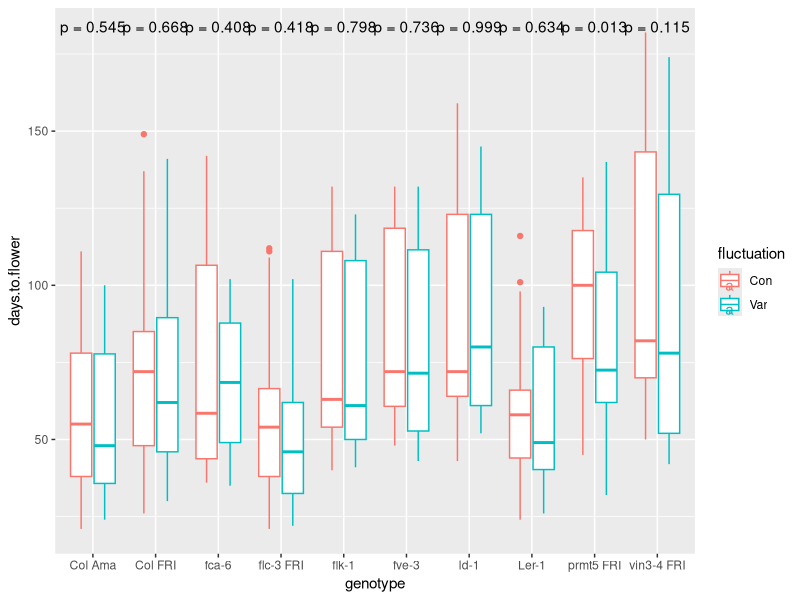
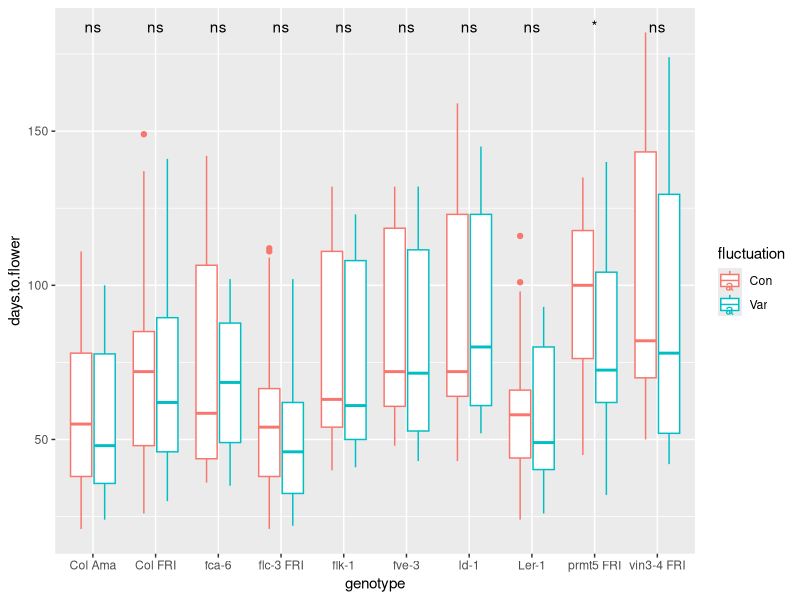
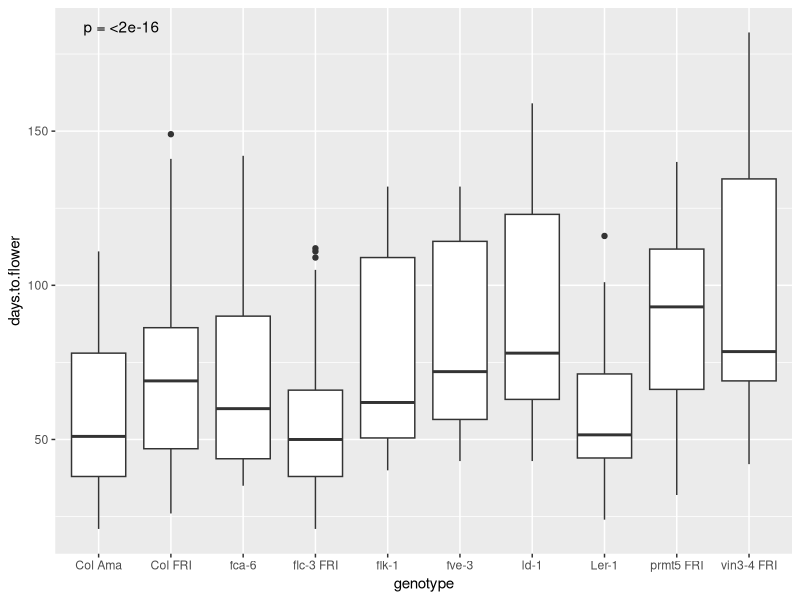
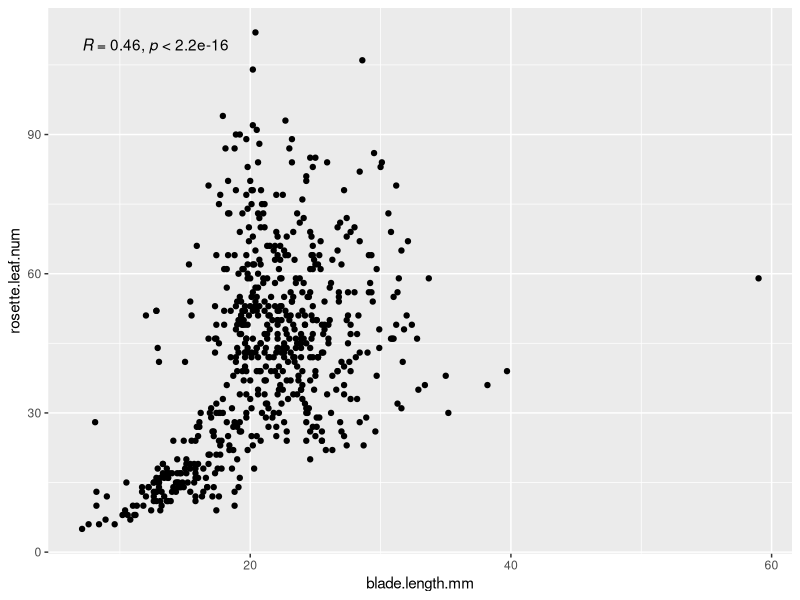
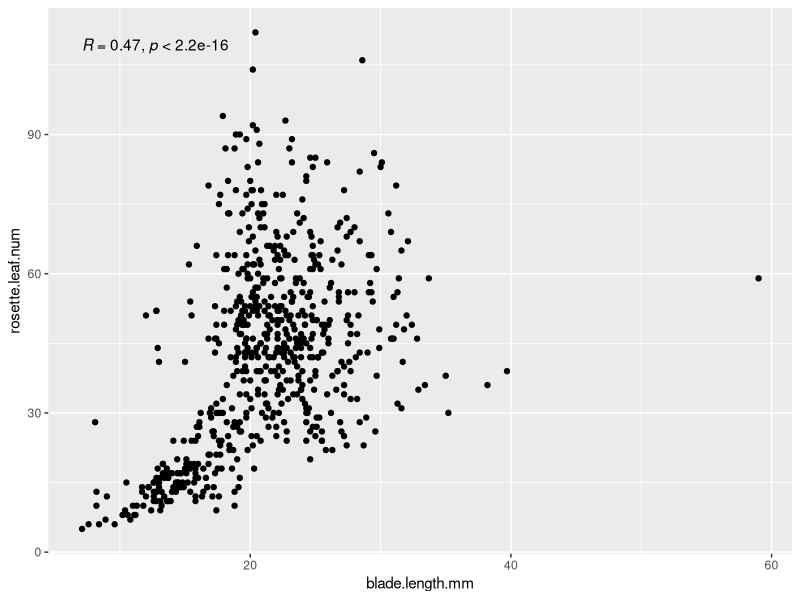
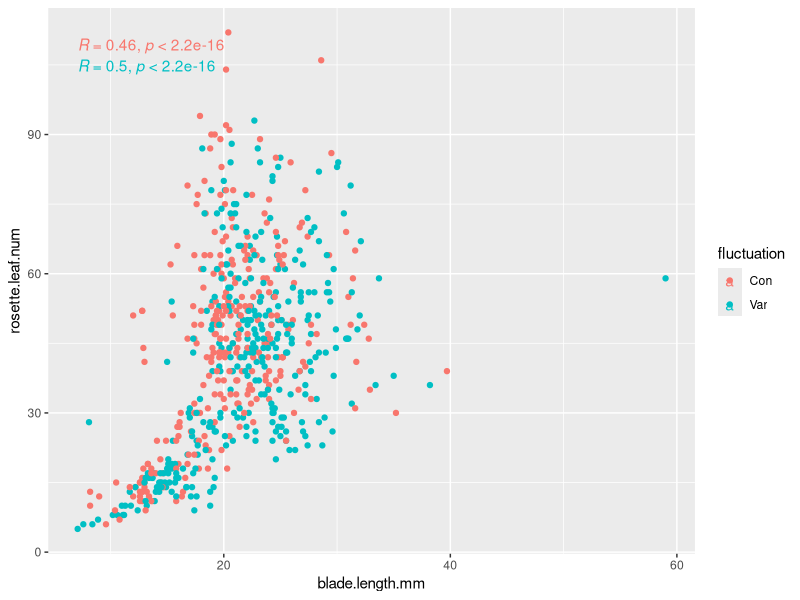
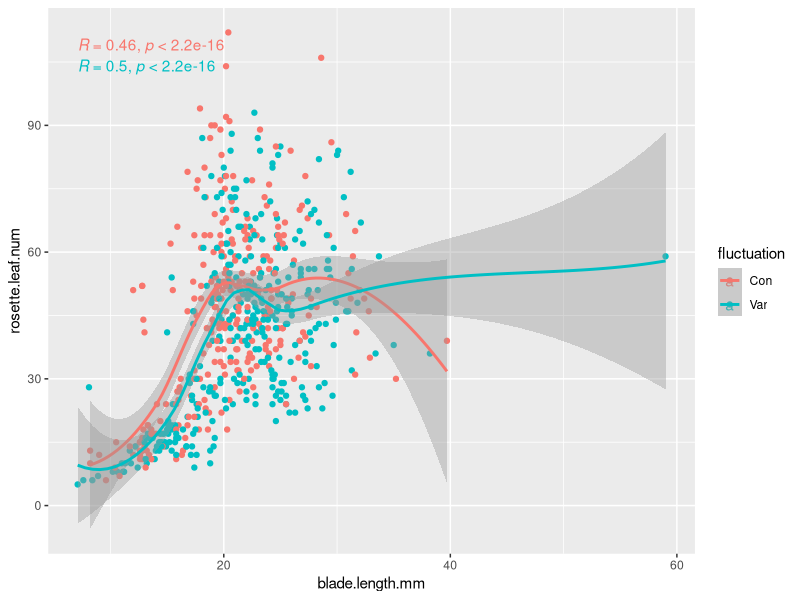
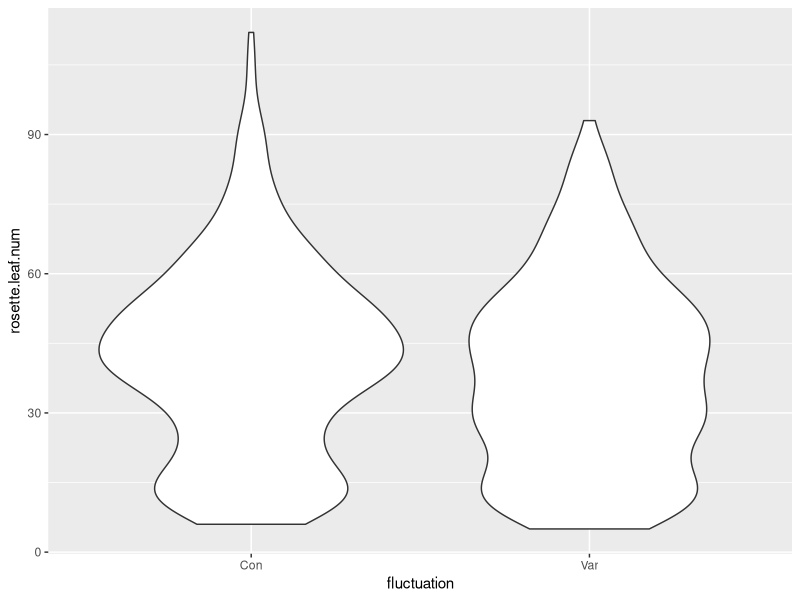

Source code (R) for these figures, in order:
## ---- chunk 1
knitr::opts_chunk$set(echo = TRUE)
## ---- chunk 2
# Chargez la librairie `tidyverse` (aide: utilisez la fonction `library()`)


# Importer `burghardt_et_al_2015_expt1.txt` et mettez le dans un objet appelé `expt1`
#(aide: utilisez la fonction `read_tsv()`)

## ---- chunk 3
# Chargez la librairie `tidyverse` (aide: utilisez la fonction `library()`)
library(tidyverse)

# Importer `burghardt_et_al_2015_expt1.txt` et mettez le dans un objet appelé `expt1`
#(aide: utilisez la fonction `read_tsv()`)

expt1 <- read_tsv("../data/burghardt_et_al_2015_expt1.txt")

## ---- chunk 4
library(ggpubr)
## ---- chunk 5
ggplot(expt1, aes(genotype, days.to.flower, colour = fluctuation)) +
  geom_boxplot() +
  stat_compare_means(label = "p.format", method="t.test")
## ---- chunk 6
ggplot(expt1, aes(genotype, days.to.flower, colour = fluctuation)) +
  geom_boxplot() +
  stat_compare_means(label = "p.signif", method="t.test")
## ---- chunk 7
ggplot(expt1, aes(genotype, days.to.flower)) +
  geom_boxplot() +
  stat_compare_means(label = "p.format")
## ---- chunk 8
ggplot(expt1, aes(blade.length.mm, rosette.leaf.num)) +
    geom_point()+
  stat_cor()
## ---- chunk 9
ggplot(expt1, aes(blade.length.mm, rosette.leaf.num)) +
    geom_point()+
  stat_cor(method="spearman")
## ---- chunk 10
ggplot(expt1, aes(blade.length.mm, rosette.leaf.num, colour = fluctuation)) +
    geom_point()+
  stat_cor()
## ---- chunk 11
ggplot(expt1, aes(blade.length.mm, rosette.leaf.num, colour = fluctuation)) +
    geom_point()+
  stat_cor() +
  geom_smooth()
## ---- chunk 12
ggplot(expt1, aes(fluctuation, rosette.leaf.num)) +
  geom_violin() 
## ---- chunk 13
ggplot(expt1, aes(days.to.bolt, days.to.flower)) +
    geom_point() 
  
## ---- chunk 14

group_by(expt1, genotype) %>% 
summarise(mean.days.to.flower = mean(days.to.flower, na.rm = TRUE))

## ---- chunk 15

group_by(expt1, genotype, temperature) %>% 
summarise(mean.days.flower = mean(days.to.flower, na.rm = TRUE),
          sd.days.flower = sd(days.to.flower, na.rm = TRUE),
          median.days.flower = median(days.to.flower, na.rm = TRUE))
## ---- chunk 16

group_by(expt1, genotype) %>% 
summarise(n.obs = n())
## ---- chunk 17

  ggplot( expt1, aes(genotype, rosette.leaf.num)) +
  geom_boxplot()
## ---- chunk 18

group_by(expt1, genotype) %>% 
  summarise(n.obs=n()) %>% 
  mutate(n.obs=paste("n =",n.obs)) %>% 
  full_join(expt1, by="genotype") %>% 
  ggplot( aes(genotype, rosette.leaf.num)) +
  geom_boxplot() +
  geom_text(aes(label=n.obs, x=genotype, y=0))
## ---- chunk 19

my_comparisons <- list( c("Col Ama", "Col FRI"), c("Col Ama", "fca-6"),c("Col Ama", "flc-3 FRI"),
                        c("Col Ama", "flk-1"),c("Col Ama", "fve-3"),c("Col Ama", "ld-1"),
                        c("Col Ama", "Ler-1"),c("Col Ama", "prmt5 FRI"),c("Col Ama", "vin3-4 FRI"))


group_by(expt1, genotype) %>% 
  summarise(n.obs=n(),
            mediane.leaf.length=median(total.leaf.length.mm, na.rm=TRUE)) %>% 
  mutate(n.obs=paste("n =",n.obs)) %>% 
  full_join(expt1, by="genotype") %>% 
  ggplot( aes(genotype, total.leaf.length.mm)) +
  geom_violin() +
  geom_point(aes(x=genotype,y=mediane.leaf.length), colour="red") +
  geom_text(aes(label=n.obs, x=genotype, y=0)) +
  stat_compare_means(comparisons = my_comparisons)
## ---- chunk 20

group_by(expt1, genotype, fluctuation) %>% 
  summarise(n.obs=n()) %>% 
  mutate(n.obs=paste("n =",n.obs)) %>% 
  full_join(expt1, by=c("genotype", "fluctuation")) %>% 
  ggplot( aes(genotype, rosette.leaf.num, fill=fluctuation)) +
  geom_boxplot() +
  geom_text(aes(label=n.obs, x=genotype, y=-2),position=position_dodge(0.8), angle=45)
## ---- chunk 21
unique(expt1$vernalization)
## ---- chunk 22
filter(expt1, vernalization == "V")
## ---- chunk 23

RNAseq <- read_tsv("../data/data_expression_cortijo2017.txt")

## ---- chunk 24

filter(RNAseq, gene%in%c("AT1G04520","AT3G12580")) %>% 
  gather(key="condition", value="expression", Log2FoldToZero_17c_15min:Log2FoldToZero_27c_4hr) %>% 
  separate(condition, into=c("normalisation", "temperature", "temps")) %>% 
  ggplot(aes(x=temps, y=expression,color=temperature, group=temperature)) +
  geom_line() +
  facet_wrap(~gene, scales="free_y")

## ---- chunk 25

filter(RNAseq, gene%in%c("AT1G04520","AT3G12580")) 

## ---- chunk 26

filter(RNAseq, gene%in%c("AT1G04520","AT3G12580")) %>% 
  gather(key="condition", value="expression", Log2FoldToZero_17c_15min:Log2FoldToZero_27c_4hr) %>% 
  separate(condition, into=c("normalisation", "temperature", "temps")) 

## ---- chunk 27

filter(RNAseq, gene%in%c("AT1G04520","AT3G12580")) %>% 
  gather(key="condition", value="expression", Log2FoldToZero_17c_15min:Log2FoldToZero_27c_4hr)  

## ---- chunk 28

filter(RNAseq, gene%in%c("AT1G04520","AT3G12580")) %>% 
  gather(key="condition", value="expression", Log2FoldToZero_17c_15min:Log2FoldToZero_27c_4hr) %>% 
  separate(condition, into=c("normalisation", "temperature", "temps")) 

## ---- chunk 29

filter(RNAseq, gene%in%c("AT1G04520","AT3G12580")) %>% 
  gather(key="condition", value="expression", Log2FoldToZero_17c_15min:Log2FoldToZero_27c_4hr) %>% 
  separate(condition, into=c("normalisation", "temperature", "temps")) %>% 
  ggplot(aes(x=temps, y=expression,color=temperature, group=temperature)) +
  geom_line() +
  facet_wrap(~gene, scales="free_y")

